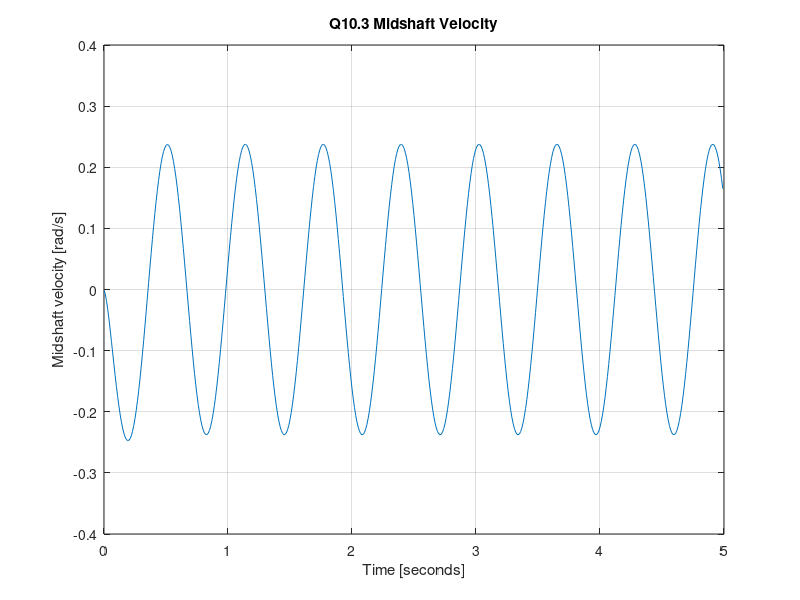

This figure's MATLAB source:
Ra = 10;
La = 5;
Ke = 0.02;
Kt = 0.4;

N1 = 44;
N2 = 38;
N3 = 38;
N4 = 24;

J = 0.002;

c1 = 240;
c = c1;
c3 = c1;

k1 = 3500;
k2 = 3500;

t = 0:0.01:5;
va = 100*sin(60*t);
ml = 200*sin(10*t);

s = tf('s')
%syms s

a11 = J*s^2 + c*s + k1 + k2 - k1^2/((N1/N1)^2 *c1*s + k1) - k2^2/((N3/N4)^2*c3*s + k2);

a12 = -(k1*Kt)/((N2/N1)*c1*s + (N2/N1)*k1);

a21 = (Ke*k1*s)/((N2/N1)*c1*s + (N1/N2)*k1);

a22 = La*s + Ra + (Ke*Kt*s)/(c1*s + (N1/N2)^2*k1);

b = -k2/((N3/N4)*c3*s + (N4/N3)*k2);


G = inv([a11/b, a12/b; a21, a22]);
s = tf('s');

G11 = G(1,1)
G12 = G(1,2)


theta = lsim(G11,ml,t) + lsim(G12,va,t);

omega = diff(theta)/0.01;  % Finite difference approx derivative
plot(t(1:length(omega)),omega)
box on
grid on
xlabel('Time [seconds]')
ylabel('Midshaft velocity [rad/s]')
title('Q10.3 Midshaft Velocity')

